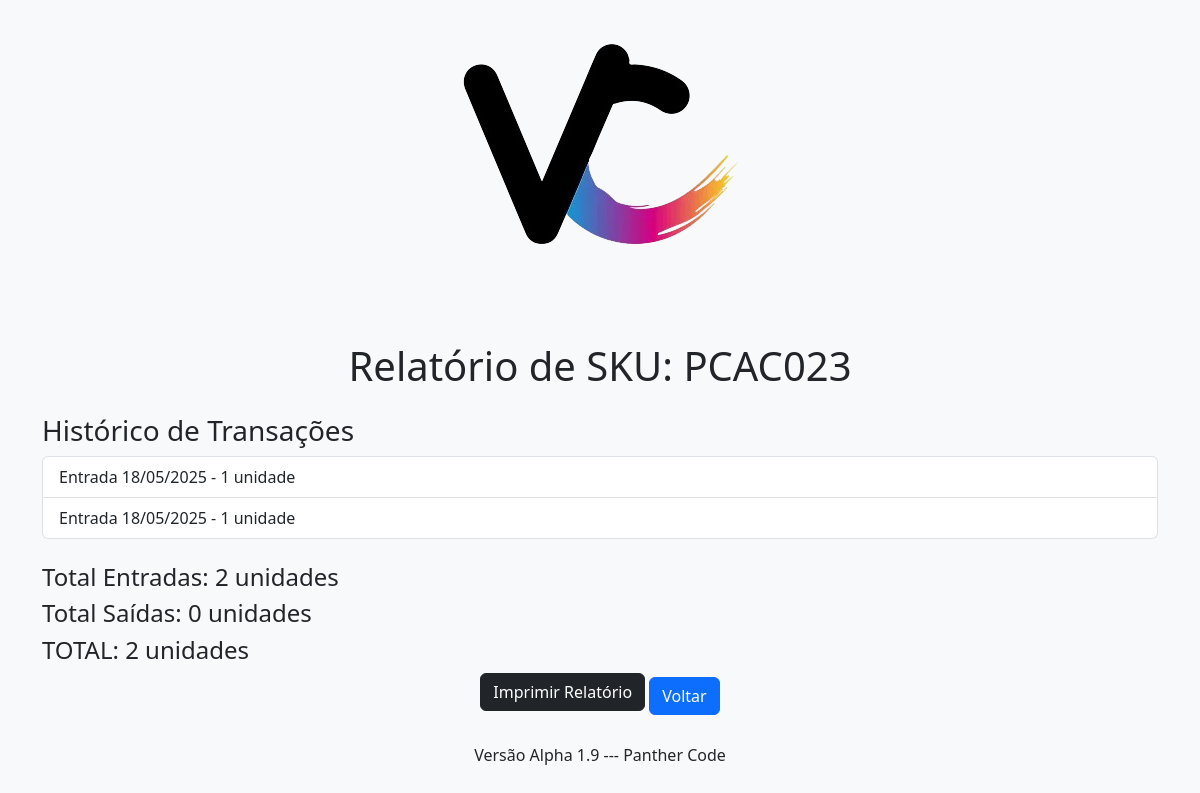
/sku_report/PCAC023 (signed in), run on the app's committed database.
### tables this page shows
CREATE TABLE transactions (
                id INTEGER PRIMARY KEY AUTOINCREMENT,
                sku TEXT NOT NULL,
                transaction_type TEXT NOT NULL,
                quantity INTEGER NOT NULL,
                date TEXT NOT NULL,
                caixa TEXT, classificacao TEXT, observacao TEXT,
                FOREIGN KEY (sku) REFERENCES estoque (codigo)
            );

CREATE TABLE estoque (
                codigo TEXT PRIMARY KEY,
                quantidade INTEGER NOT NULL DEFAULT 0,
                caixa TEXT
            , reservado INTEGER DEFAULT 0);

### app.py (the view)
@app.route('/sku_report/<sku>')
@login_required
def sku_report(sku):
    if current_user.role != 'admin':
        flash('Acesso negado: Somente administradores podem visualizar relatórios de SKU.', 'error')
        print(f'[Server] Acesso negado para {current_user.username} em sku_report')
        return redirect(url_for('index'))
    with get_db() as conn:
        cursor = conn.cursor()
        cursor.execute("SELECT codigo, quantidade, caixa FROM estoque WHERE codigo = ?", (sku,))
        item = cursor.fetchone()
        if not item:
            flash(f'SKU {sku} não encontrado no estoque.', 'error')
            return redirect(url_for('index'))
        cursor.execute("SELECT transaction_type, quantity, date, caixa FROM transactions WHERE sku = ? ORDER BY date", (sku,))
        transactions = cursor.fetchall()
        total_entries = sum(trans[1] for trans in transactions if trans[0] == 'entrada')
        total_exits = sum(trans[1] for trans in transactions if trans[0] == 'saida')
    skus_que_precisam_caixa_prefixos = ["PV", "PH", "FF", "FH", "RV", "PR"]
    return render_template('sku_report.html', sku=sku, item=item, transactions=transactions,
                           skus_que_precisam_caixa_prefixos=skus_que_precisam_caixa_prefixos,
                           total_entries=total_entries, total_exits=total_exits)

### app.py (called while the page is built)
@login_manager.user_loader
def load_user(user_id):
    with get_db() as conn:
        cursor = conn.cursor()
        cursor.execute("SELECT id, username, role FROM users WHERE id = ?", (user_id,))
        user = cursor.fetchone()
        if user:
            return User(user[0], user[1], user[2])
        return None

def get_db():
    conn = sqlite3.connect(DATABASE)
    conn.row_factory = sqlite3.Row
    conn.create_function("date_to_sortable", 1, sqlite_date_to_sortable)
    return conn

### templates/sku_report.html (shortened to what this page needs)
<!DOCTYPE html>
<html lang="pt-br">
<head>
    <link href="https://cdn.jsdelivr.net/npm/bootstrap@5.3.0/dist/css/bootstrap.min.css" rel="stylesheet">
</head>
<body class="bg-light">
    <div class="text-center">
        <img src="{{ url_for('static', filename='img/viacores.png') }}" alt="Logo ViaCores" class="logo">
    </div>
    <div class="container mt-5">
        <h1 class="mb-4 text-center">Relatório de SKU: {{ sku }}</h1>
        <h3>Histórico de Transações</h3>
        {% if transactions %}
            <ul class="list-group mb-4">
                {% for transaction in transactions %}
                    <li class="list-group-item">
                        {{ 'Entrada' if transaction[0] == 'entrada' else 'Saída' }} {{ transaction[2] }} - {{ transaction[1] }} unidade{{ 's' if transaction[1] > 1 else '' }}
                    </li>
                {% endfor %}
            </ul>
            <h4>Total Entradas: {{ total_entries }} unidade{{ 's' if total_entries != 1 else '' }}</h4>
            <h4>Total Saídas: {{ total_exits }} unidade{{ 's' if total_exits != 1 else '' }}</h4>
            <h4>TOTAL: {{ item[1] }} unidade{{ 's' if item[1] != 1 else '' }}</h4>
        {% else %}
            <p class="text-muted">Nenhuma transação encontrada para este SKU.</p>
            <h4>TOTAL: {{ item[1] }} unidade{{ 's' if item[1] != 1 else '' }}</h4>
        {% endif %}
        <div class="text-center">
            <a href="{{ url_for('download_sku_report', sku=sku) }}" class="btn btn-dark mb-2">Imprimir Relatório</a>
            <a href="{{ url_for('index') }}" class="btn btn-primary">Voltar</a>
        </div>
        <div class="text-center mt-4">
            <footer>Versão Alpha 1.9 --- Panther Code</footer>
        </div>
    </div>
</body>
</html>

### data on the page
transactions: transaction_type "Entrada"
transactions: transaction_type "Entrada"
estoque: quantidade "2", quantidade "s"

### other printed values
{{ sku }} "PCAC023"
{{ total_entries }} "2"
{{ 's' if total_entries != 1 else '' }} "s"
{{ total_exits }} "0"
{{ 's' if total_exits != 1 else '' }} "s"
